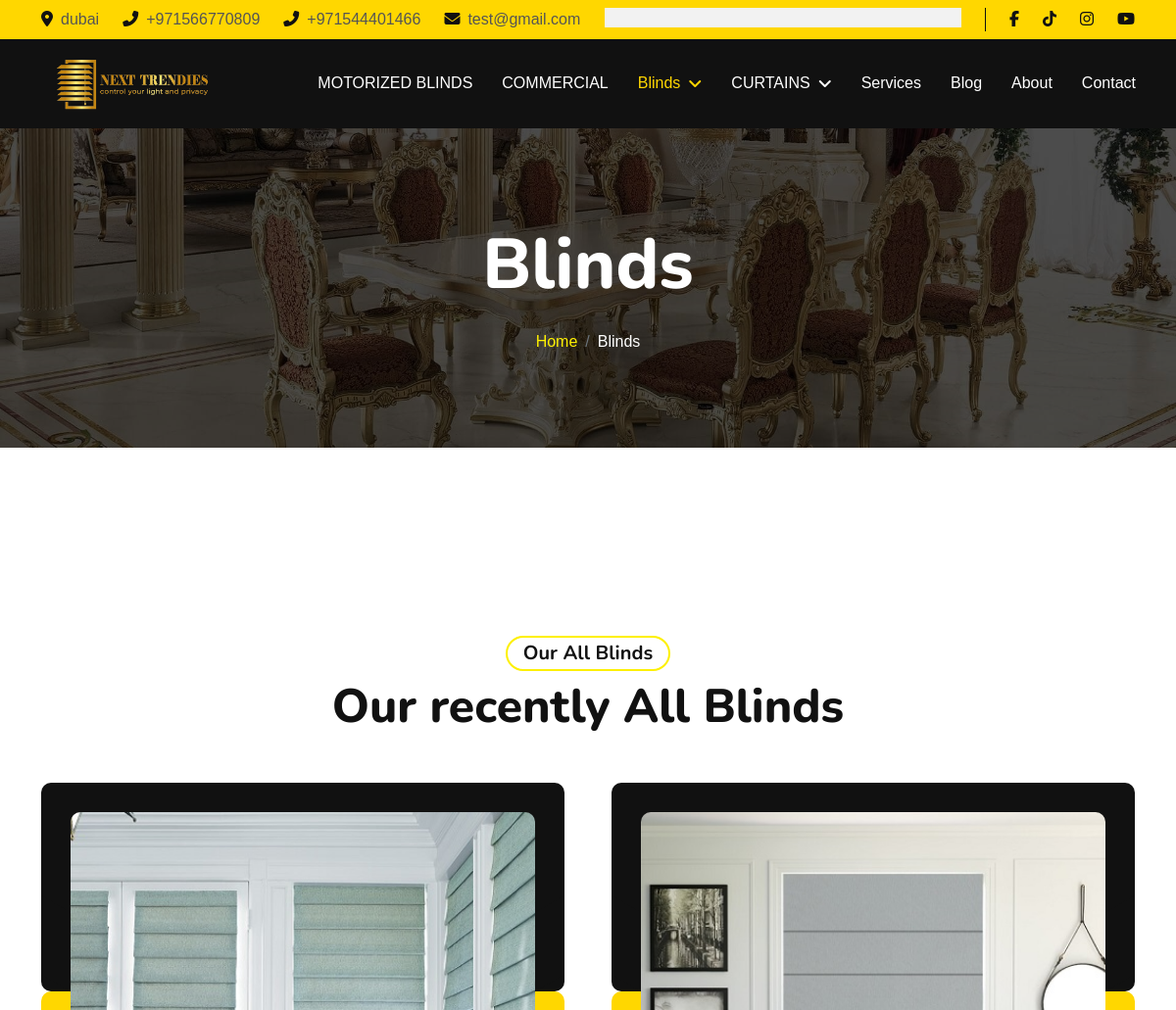
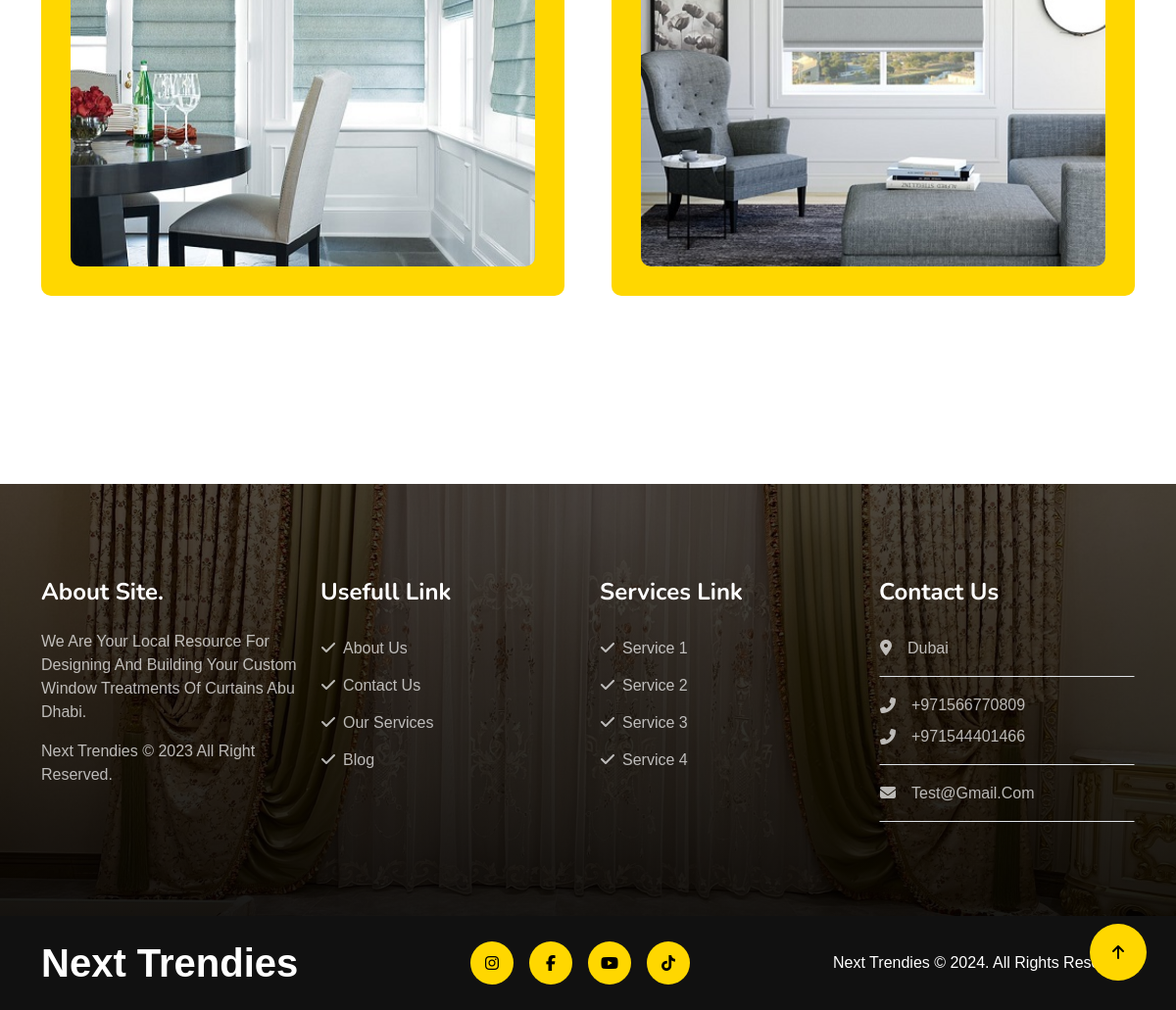
/products/blinds/, run on the app's committed database (2 pictures, top to bottom).
### settings/models.py (models this page shows, shortened)
class Settings(models.Model):
    site_name = models.CharField( max_length=50)
    logo = models.ImageField( upload_to='setting/')
    phone1 = models.CharField( max_length=30)
    phone2 = models.CharField( max_length=30 , blank=True , null=True)
    email1 = models.EmailField( max_length=254)
    email2 = models.EmailField( max_length=254 ,blank=True , null=True)
    description = models.TextField(max_length=1000)
    fb_link = models.URLField( max_length=200)
    tiktok_link = models.URLField( max_length=200)
    instagram_link = models.URLField( max_length=200)
    youtube_link = models.URLField( max_length=200)
    address = models.CharField( max_length=50)
    views = models.PositiveIntegerField(default=0)
    class Meta:
        verbose_name = ("Info")
        verbose_name_plural = ("Info")

### products/models.py (models this page shows, shortened)
class Blinds(models.Model):
    title = models.CharField(max_length=5000)
    description = models.TextField(("description"),max_length=100000)
    created_at = models.DateTimeField( ("created_at"),default=timezone.now)
    image = models.ImageField(upload_to='blinds/')
    slug = models.SlugField(null=True,blank=True)
    class Meta:
        verbose_name = ("Blinds")
        verbose_name_plural = ("Blinds")
    def __str__(self):
        return self.title

### products/views.py (the view)
# urls.py: path('blinds/' , views.blinds_list , name='blinds_list'),
def blinds_list(request):
    blinds = Blinds.objects.all()
    context = {
        'blinds':blinds
    }
    return render(request , 'blinds/blinds.html' , context)

### about/about_context.py (called while the page is built)
def about(request):
    about = About.objects.last()
    context = {
        'about':about,
    }
    return context

### products/context.py (called while the page is built)
def nav(request):
    blinds_nav = Blinds.objects.all()
    curtains_nav = Curtains.objects.all()
    context = {
        'blinds_nav':blinds_nav,
        'curtains_nav':curtains_nav
    }
    return context

### products/templates/blinds/blinds.html (shortened to what this page needs)
{% extends "base.html" %}
{% load static %}
{% block body %}
        <div class="container-fluid page-header py-5">
            <div class="container text-center py-5">
                <h1 class="display-2 text-white mb-4 animated slideInDown">Blinds</h1>
                <nav aria-label="breadcrumb">
                    <ol class="breadcrumb justify-content-center mb-0 animated slideInDown">
                        <li class="breadcrumb-item"><a href="/">Home</a></li>
                        <li class="breadcrumb-item text-white" aria-current="page">Blinds</li>
                    </ol>
                </nav>
            </div>
        </div>
        <div class="container-fluid py-5">
            <div class="container py-5">
                <div class="text-center mb-5 wow fadeInUp" data-wow-delay=".3s">
                    <h5 class="mb-2 px-3 py-1 text-dark rounded-pill d-inline-block border border-2 border-primary">Our All Blinds</h5>
                    <h1 class="display-5">Our recently All Blinds</h1>
                </div>
                <div class="row g-5">
                    {% for blind in blinds %}
                    <div class="col-xxl-4 col-lg-6 col-md-6 col-sm-12 wow fadeInUp" data-wow-delay=".3s">
                        <div class="project-item">
                            <img src="{{blind.image.url}}" class="img-fluid h-100" alt="img">
                        </div>
                    </div>
                    {% endfor %}
                </div>
            </div>
        </div>
{% endblock body %}

### templates/base.html (shortened to what this page needs)
{% load static %}
<!DOCTYPE html>
<html lang="en">
<head>
    <link rel="stylesheet" href="https://use.fontawesome.com/releases/v5.15.4/css/all.css" />
    <link href="https://cdnjs.cloudflare.com/ajax/libs/font-awesome/5.10.0/css/all.min.css" rel="stylesheet">
    <link href="https://cdn.jsdelivr.net/npm/bootstrap-icons@1.4.1/font/bootstrap-icons.css" rel="stylesheet">
    <link href="{% static 'lib/animate/animate.min.css'%}" rel="stylesheet">
    <link href="{% static 'lib/owlcarousel/assets/owl.carousel.min.css'%}" rel="stylesheet">
    <link href="{% static 'css/bootstrap.min.css'%}" rel="stylesheet">
    <link href="{% static 'css/all.min.css'%}" rel="stylesheet">
    <link href="{% static 'css/style.css'%}" rel="stylesheet">
</head>
<body>
    <div class="container-fluid topbar-top bg-primary">
        <div class="container">
            <div class="d-flex justify-content-between topbar py-2">
                <div class="d-flex align-items-center flex-shrink-0 topbar-info">
                    <a href="#" class="me-4 text-secondary"><i
                            class="fas fa-map-marker-alt me-2 text-dark"></i>{{myfooter.address}}</a>
                    <a href="#" class="me-4 text-secondary"><i
                            class="fas fa-phone-alt me-2 text-dark"></i>{{myfooter.phone1}}</a>
                    <a href="#" class="me-4 text-secondary"><i
                            class="fas fa-phone-alt me-2 text-dark"></i>{{myfooter.phone2}}</a>
                    <a href="#" class="text-secondary"><i
                            class="fas fa-envelope me-2 text-dark"></i>{{myfooter.email1}}</a>
                </div>
                <div class="text-end pe-4 me-4 border-end border-dark search-btn">
                    <div class="search-form">
                    </div>
                </div>
                <div class="d-flex align-items-center justify-content-center topbar-icon">
                    <a href="{{myfooter.fb_link}}" class="me-4"><i class="fab fa-facebook-f text-dark"></i></a>
                    <a href="{{myfooter.tiktok_link}}" class="me-4"><i class="fa-brands fa-tiktok text-dark"></i></a>
                    <a href="{{myfooter.instagram_link}}" class="me-4"><i class="fab fa-instagram text-dark"></i></a>
                    <a href="{{myfooter.youtube_link}}" class=""><i class="fa-brands fa-youtube text-dark"></i></a>
                </div>
            </div>
        </div>
    </div>
    <div class="container-fluid bg-dark">
        <div class="container">
            <nav class="navbar navbar-dark navbar-expand-lg py-lg-0">
                <a href="/" class="navbar-brand">
                    <img class="logo-style" src="{{myfooter.logo.url}}">
                </a>
                <div class="collapse navbar-collapse me-n3" id="navbarCollapse">
                    <div class="navbar-nav ms-auto">
                        <a href="{% url 'motorizedblinds'%}"
                            class="nav-item nav-link {% if request.path == '/products/motorizedblind/' %}active{% endif %} ">MOTORIZED
                            BLINDS</a>
                        <a href="{% url 'commercial_list'%}"
                            class="nav-item nav-link {% if request.path == '/products/commercial/' %}active{% endif %} ">COMMERCIAL</a>
                        <div class="nav-item dropdown">
                            <a href="{% url 'blinds_list'%}"
                                class="nav-link {% if request.path == '/products/blinds/' %}active{% endif %} dropdown-toggle"
                                data-bs-toggle="dropdown">Blinds</a>
                        </div>
                        <div class="nav-item dropdown">
                            <a href="{% url 'curtains_list'%}"
                                class="nav-link {% if request.path == '/products/curtains/' %}active{% endif %} dropdown-toggle"
                                data-bs-toggle="dropdown">CURTAINS</a>
                        </div>
                        <a href="{% url 'services'%}"
                            class="nav-item nav-link {% if request.path == '/services/' %}active{% endif %}">Services</a>
                        <a href="{% url 'post_list'%}"
                            class="nav-item nav-link {% if request.path == '/blog/' %}active{% endif %}">Blog</a>
                        <a href="{% url 'about'%}"
                            class="nav-item nav-link {% if request.path == '/about/' %}active{% endif %}">About</a>
                        <a href="{% url 'contact'%}"
                            class="nav-item nav-link {% if request.path == '/contact/' %}active{% endif %}">Contact</a>
                    </div>
                </div>
            </nav>
        </div>
    </div>
    {% block body %}
    {% endblock body %}
    <div class="container-fluid footer py-5 wow fadeIn" data-wow-delay=".3s">
        <div class="container py-5">
            <div class="row g-4 footer-inner">
                <div class="col-lg-3 col-md-6">
                    <div class="footer-item">
                        <h4 class="text-white fw-bold mb-4">About Site.</h4>
                        <p>{{myfooter.description}}</p>
                        <p class="mb-0"><a class="" href="/">{{myfooter.site_name}} </a> &copy; 2023 All Right Reserved.</p>
                    </div>
                </div>
                <div class="col-lg-3 col-md-6">
                    <div class="footer-item">
                        <h4 class="text-white fw-bold mb-4">Usefull Link</h4>
                        <div class="d-flex flex-column align-items-start">
                            <a class="btn btn-link ps-0" href="{% url 'about'%}"><i class="fa fa-check me-2"></i>About Us</a>
                            <a class="btn btn-link ps-0" href="{% url 'contact'%}"><i class="fa fa-check me-2"></i>Contact Us</a>
                            <a class="btn btn-link ps-0" href="{% url 'services'%}"><i class="fa fa-check me-2"></i>Our Services</a>
                            <a class="btn btn-link ps-0" href=""><i class="fa fa-check me-2"></i>Blog</a>
                        </div>
                    </div>
                </div>
                <div class="col-lg-3 col-md-6">
                    <div class="footer-item">
                        <h4 class="text-white fw-bold mb-4">Services Link</h4>
                        <div class="d-flex flex-column align-items-start">
                            <a class="btn btn-link ps-0" href=""><i class="fa fa-check me-2"></i>Service 1</a>
                            <a class="btn btn-link ps-0" href=""><i class="fa fa-check me-2"></i>Service 2</a>
                            <a class="btn btn-link ps-0" href=""><i class="fa fa-check me-2"></i>Service 3</a>
                            <a class="btn btn-link ps-0" href=""><i class="fa fa-check me-2"></i>Service 4</a>
                        </div>
                    </div>
                </div>
                <div class="col-lg-3 col-md-6">
                    <div class="footer-item">
                        <h4 class="text-white fw-bold mb-4">Contact Us</h4>
                        <a href="" class="btn btn-link w-100 text-start ps-0 pb-3 border-bottom rounded-0"><i
                                class="fa fa-map-marker-alt me-3"></i>{{myfooter.address}}</a>
                        <a href="" class="btn btn-link w-100 text-start ps-0 py-3 border-bottom rounded-0">
                            <div class="d-flex flex-column">
                                <div class="d-flex align-items-center mb-2">
                                    <i class="fa fa-phone-alt me-3"></i>{{ myfooter.phone1 }}
                                </div>
                                <div class="d-flex align-items-center">
                                    <i class="fa fa-phone-alt me-3"></i>{{ myfooter.phone2 }}
                                </div>
                            </div>
                        </a>
                        <a href="" class="btn btn-link w-100 text-start ps-0 py-3 border-bottom rounded-0"><i
                                class="fa fa-envelope me-3"></i>{{myfooter.email1}}</a>
                    </div>
                </div>
            </div>
        </div>
    </div>
    <div class="container-fluid copyright bg-dark py-4">
        <div class="container">
            <div class="row">
                <div class="col-md-4 text-center text-md-start mb-3 mb-md-0">
                    <a href="/" class="text-primary mb-0 display-6"><span
                            class="text-white">{{myfooter.site_name}}</span></a>
                </div>
                <div class="col-md-4 copyright-btn text-center text-md-start mb-3 mb-md-0 flex-shrink-0">
                    <a class="btn btn-primary rounded-circle me-3 copyright-icon" href="{{myfooter.instagram_link}}"><i
                            class="fab fa-instagram"></i></a>
                    <a class="btn btn-primary rounded-circle me-3 copyright-icon" href="{{myfooter.fb_link}}"><i
                            class="fab fa-facebook-f"></i></a>
                    <a class="btn btn-primary rounded-circle me-3 copyright-icon" href="{{myfooter.youtube_link}}"><i
                            class="fab fa-youtube"></i></a>
                    <a class="btn btn-primary rounded-circle me-3 copyright-icon" href="{{myfooter.tiktok_link}}"><i
                            class="fab fa-tiktok"></i></a>
                </div>
                <div class="col-md-4 my-auto text-center text-md-end text-white">
                    {{myfooter.site_name}} © 2024. All Rights Reserved.
                </div>
            </div>
        </div>
    </div>
    <a href="#" class="btn btn-primary rounded-circle border-3 back-to-top"><i class="fa fa-arrow-up"></i></a>
</body>
</html>

### static/css/style.css (style rules this page uses)
:root { --primary: #FFD700; }
.back-to-top { position: fixed; right: 30px; bottom: 30px; display: flex; width: 58px; height: 58px; align-items: center; justify-content: center; z-index: 99; }
.btn { text-transform: uppercase; font-weight: 500; transition: .5s; }
.btn.btn-primary { background-color:var(--primary) !important ; box-shadow: inset 0 0 0 0 var(--bs-dark); border: var(--primary) !important; }
.text-primary { color: var(--primary) !important; }
.bg-primary { background-color: var(--primary) !important; }
.search-btn { position: relative; width: 100%; padding: 0 0 0 25px; }
.navbar .navbar-nav { padding: 15px 0; }
.navbar .navbar-nav .nav-link { padding: 15px; color: var(--bs-white); font-weight: 500; font-size: 16px; outline: none; transition: .5s; }
.navbar .navbar-nav .nav-link:hover, .navbar .navbar-nav .nav-link.active { color: var(--primary); transition: .5s; }
.navbar .dropdown-toggle::after { border: none; content: "\f107"; font-family: "Font Awesome 5 Free"; font-weight: 800; vertical-align: middle; margin-left: 8px; }
.page-header { background: linear-gradient(rgba(0, 0, 0, .7), rgba(0, 0, 0, .7)), url(../img/10.jpg) center center no-repeat; background-size: cover; margin-bottom: 6rem; }
.project-item { width: 100%; height: 100%; position: relative; padding: 30px 30px 30px 30px ; overflow: hidden; }
.project-item::before { content: ""; width: 100%; height: 40%; background: var(--bs-dark); position: absolute; top: 0px; left: 0px; z-index: 1; border-radius: 10px 10px 10px 10px; }
.project-item::after { content: ""; width: 100%; height: 60%; background: var(--primary); position: absolute; bottom: 0px; left: 0px; z-index: 1; border-radius: 10px 10px 10px 10px; }
.project-item img { position: relative; width: 100%; height: 100%; z-index: 2; border-radius: 10px; display: flex; align-items: center; justify-content: center; }
.footer { background: linear-gradient(rgba(0, 0, 0, .7), rgba(0, 0, 0, 0.9)), url(../img/5.jpg) center center no-repeat; background-size: cover; color: rgba(255, 255, 255, .7); margin-top: 6rem; }
.footer-item, .footer-item a { color: rgba(255, 255, 255, .7); text-transform: capitalize; }
.copyright .copyright-btn { display: flex; align-items: center; justify-content: center; }
.copyright .copyright-icon { width: 44px; height: 44px; display: flex; align-items: center; justify-content: center; }
.logo-style { width: 180px; object-fit: contain; }
.search-form { background: #f2f2f2; padding: 10px; }

### data on the page
Settings: address "dubai", phone1 "+971566770809", phone2 "+971544401466", email1 "test@gmail.com", logo (picture), description "We Are Your Local Resource For Designing And Building Your Custom Window Treatments Of Curtains Abu Dhabi.", site_name "Next Trendies", address "Dubai", email1 "Test@gmail.com"
Blinds: image (picture)
Blinds: image (picture)
